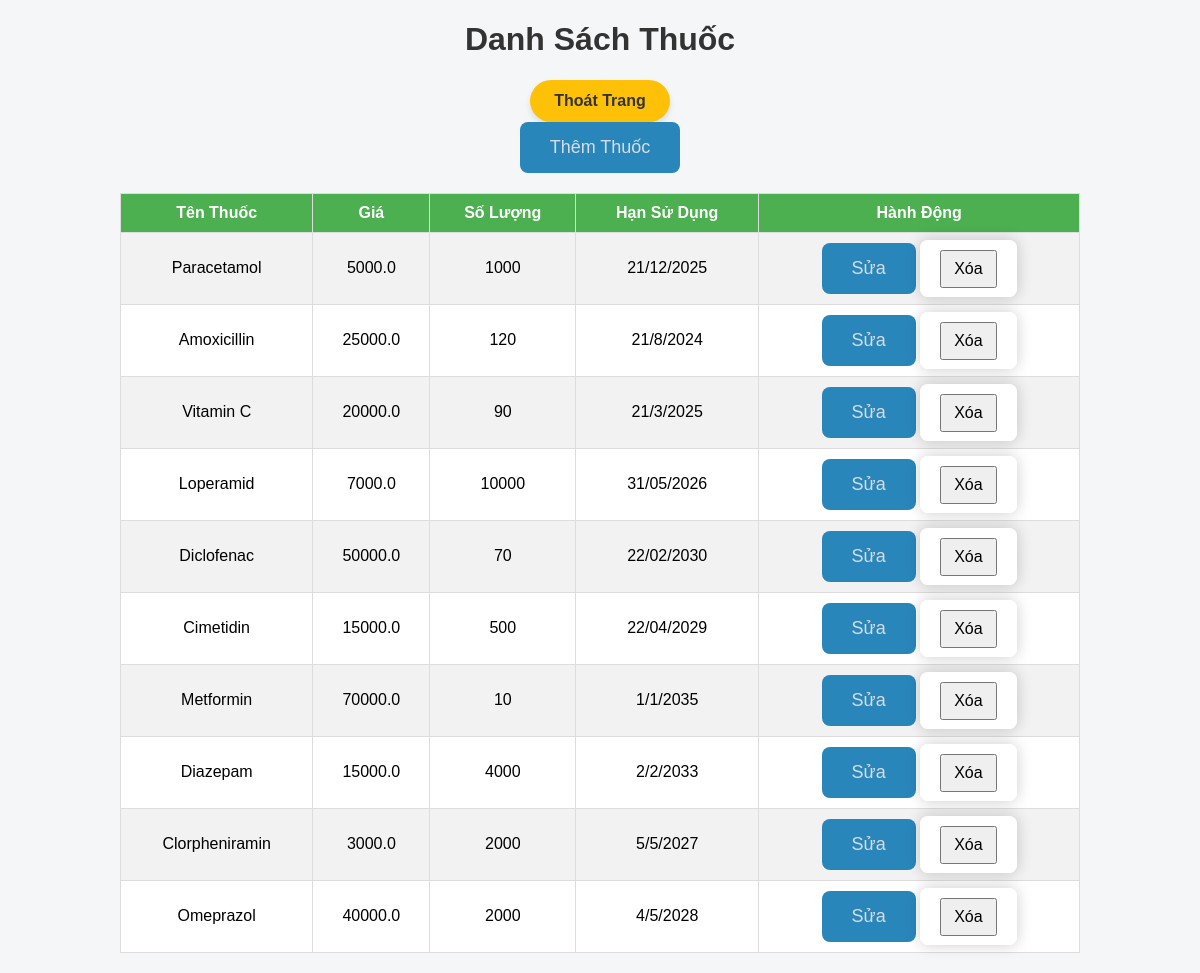
The page /medicines on the database its author committed.
### models.py (models this page shows)
class Medicine(db.Model):
    __tablename__ = 'medicines'
    id = db.Column(db.Integer, primary_key=True)
    name = db.Column(db.String(100), nullable=False)  # Tên thuốc
    price = db.Column(db.Float, nullable=False)  # Giá thuốc
    quantity = db.Column(db.Integer, nullable=False)  # Số lượng tồn kho
    expiry_date = db.Column(db.String(50), nullable=True)  # Ngày hết hạn
    invoices = db.relationship('Invoice', back_populates='medicine')  # Quan hệ ngược với bảng hóa đơn

### app.py (the view)
@app.route('/medicines')
def list_medicines ():
    medicines = Medicine.query.all()
    return render_template('list_medicines.html', medicines=medicines)

### templates/list_medicines.html (shortened to what this page needs)
<!DOCTYPE html>
<html lang="en">
<head>
    <link rel="stylesheet" href="{{ url_for('static', filename='style.css') }}">
</head>
<body>
    <h1>Danh Sách Thuốc</h1>
    <a href="/login" class="exit-button">Thoát Trang</a>
    <a href="{{ url_for('add_medicine') }}">Thêm Thuốc</a>
    <table border="1">
        <tr>
            <th>Tên Thuốc</th>
            <th>Giá</th>
            <th>Số Lượng</th>
            <th>Hạn Sử Dụng</th>
            <th>Hành Động</th>
        </tr>
        {% for medicine in medicines %}
        <tr>
            <td>{{ medicine.name }}</td>
            <td>{{ medicine.price }}</td>
            <td>{{ medicine.quantity }}</td>
            <td>{{ medicine.expiry_date }}</td>
            <td>
                <a href="{{ url_for('edit_medicine', id=medicine.id) }}">Sửa</a>
                <form action="{{ url_for('delete_medicine', id=medicine.id) }}" method="POST" style="display:inline;">
                    <button type="submit" onclick="return confirm('Bạn có chắc chắn muốn xóa thuốc này?');">Xóa</button>
                </form>
            </td>
        </tr>
        {% endfor %}
    </table>
</body>
</html>

### static/style.css (style rules this page uses)
body { font-family: Arial, sans-serif; background-color: #f4f6f8; margin: 0; padding: 0; display: flex; justify-content: center; align-items: center; flex-direction: column; min-height: 100vh; }
h1 { color: #333; }
a { text-decoration: none; color: #d6dce2; display: inline-block; padding: 15px 30px; font-size: 18px; background-color: #2986bb; border: none; border-radius: 8px; transition: background-color 0.3s ease; }
table { width: 80%; margin: 20px 0; border-collapse: collapse; background-color: #fff; }
table, th, td { border: 1px solid #ddd; padding: 10px; text-align: center; }
th { background-color: #4CAF50; color: white; }
tr:nth-child(even) { background-color: #f2f2f2; }
button, input[type="text"], input[type="submit"] { padding: 8px 12px; margin: 5px 0; font-size: 16px; }
.exit-button { display: inline-block; padding: 12px 24px; font-size: 16px; font-weight: bold; color: #333; background-color: #FFC107; border: none; border-radius: 50px; text-decoration: none; cursor: pointer; transition: background-color 0.3s ease, transform 0.2s ease; box-shadow: 0px 4px 6px rgba(0, 0, 0, 0.1); }
form { background-color: #ffffff; padding: 20px; border-radius: 8px; box-shadow: 0px 0px 15px rgba(0, 0, 0, 0.2); width: 80%; max-width: 500px; }

### rows shown on the page
Medicine: name "Paracetamol", price "5000.0", quantity "1000", expiry_date "21/12/2025"
Medicine: name "Amoxicillin", price "25000.0", quantity "120", expiry_date "21/8/2024"
Medicine: name "Vitamin C", price "20000.0", quantity "90", expiry_date "21/3/2025"
Medicine: name "Loperamid", price "7000.0", quantity "10000", expiry_date "31/05/2026"
Medicine: name "Diclofenac", price "50000.0", quantity "70", expiry_date "22/02/2030"
Medicine: name "Cimetidin", price "15000.0", quantity "500", expiry_date "22/04/2029"
Medicine: name "Metformin", price "70000.0", quantity "10", expiry_date "1/1/2035"
Medicine: name "Diazepam", price "15000.0", quantity "4000", expiry_date "2/2/2033"
Medicine: name "Clorpheniramin", price "3000.0", quantity "2000", expiry_date "5/5/2027"
Medicine: name "Omeprazol", price "40000.0", quantity "2000", expiry_date "4/5/2028"
